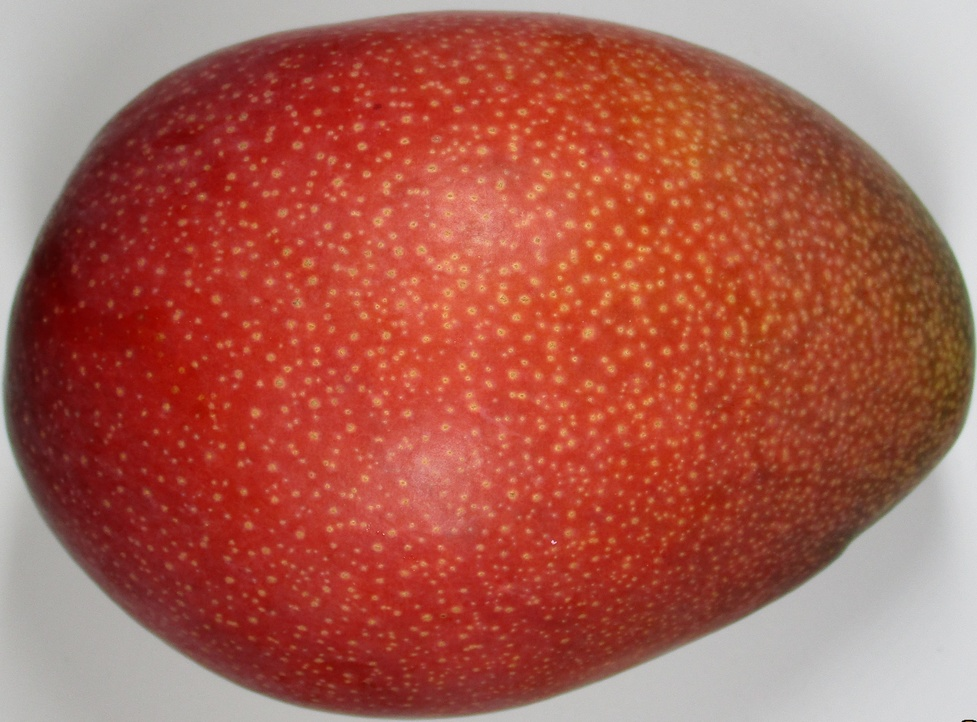
#> input picture dataset/class_a/0359_shrinked.JPG, 977 x 722 px, shrunk from 3151 x 2331 before the run
$ python exp_hclust.py dataset/class_a/0359_shrinked.JPG dataset/class_a/0360_shrinked.JPG dataset/class_a/0360_shrinked.JPG
#> lines starting #> are read from the running program, lines starting #| are printed output that depends on the picture
import numpy as np
import cv2
import matplotlib.pyplot as plt
import pandas as pd
from scipy.cluster.hierarchy import dendrogram, linkage, fcluster

import random
import sys

import pdb

file_name = sys.argv[1]
class_ind = sys.argv[2]
id = sys.argv[3]

image = cv2.imread(file_name)
#> image is the input picture: shape (722, 977, 3); mean B, G, R 79.8, 93.5, 171.3
rows, cols, depth = image.shape
#> rows = 722; cols = 977; depth = 3

r = image[:,:,2].copy()
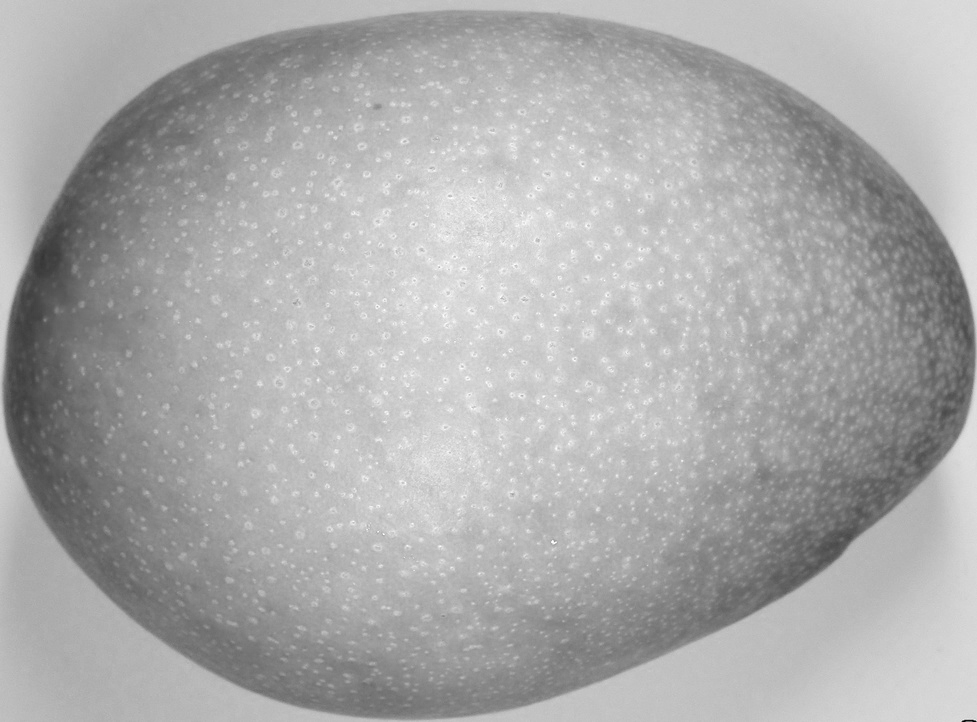
#> r: shape (722, 977); min 0, max 255, mean 171.3
g = image[:,:,1].copy()
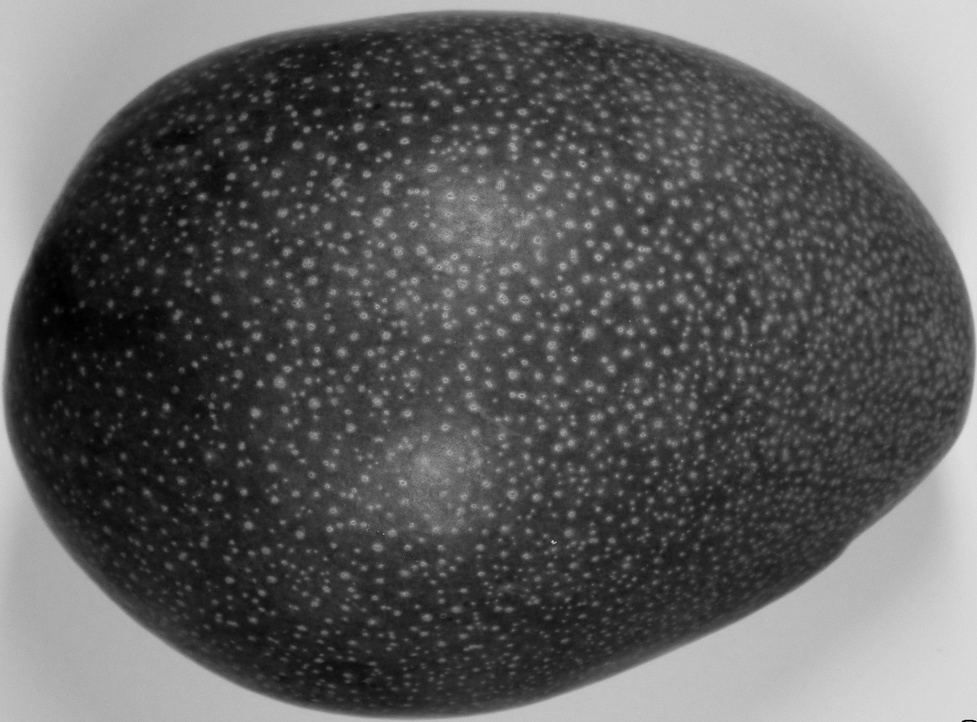
#> g: shape (722, 977); min 0, max 237, mean 93.5
b = image[:,:,0].copy()
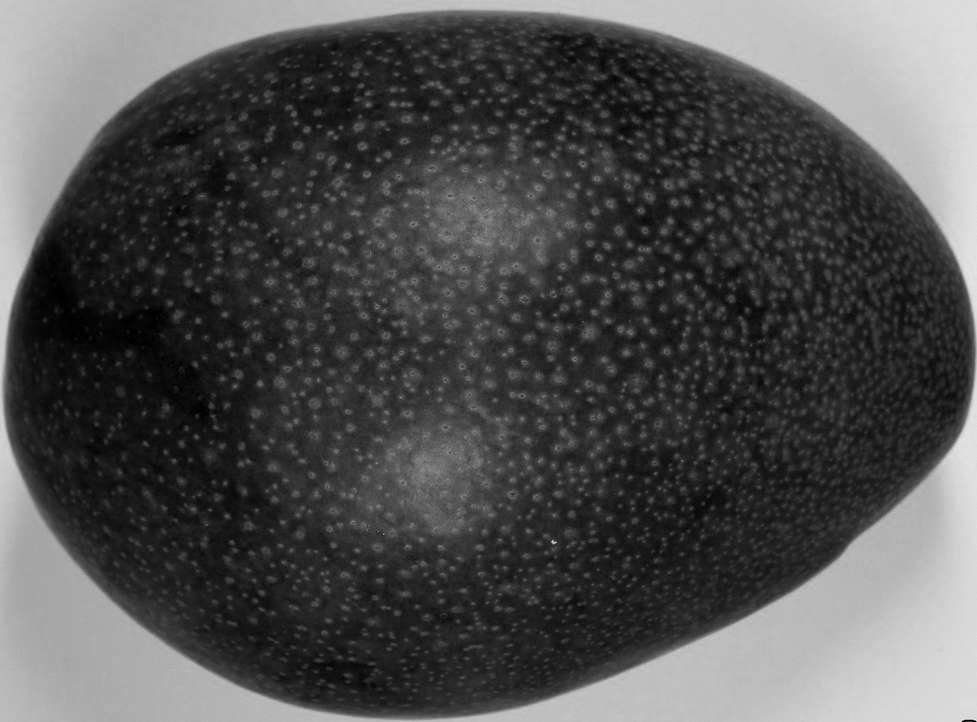
#> b: shape (722, 977); min 0, max 237, mean 79.8

r = r.reshape(rows*cols, 1)
g = g.reshape(rows*cols, 1)
b = b.reshape(rows*cols, 1)

df = pd.DataFrame({'R': r[:,0],
                   'G': g[:,0],
                   'B': b[:,0]})
#> df = table of 705394 rows and 3 columns

df_sub = df.iloc[::1000, :]
#> df_sub = table of 706 rows and 3 columns

# pdb.set_trace()
clust_result = linkage(df_sub, method="ward", metric="euclidean")
#> clust_result = 705 rows, first 6: [2, 671, 0, 2], [5, 10, 0, 2], [9, 46, 0, 2], [8, 47, 0, 2], [644, 682, 0, 2], [87, 129, 0, 2]
clusters = fcluster(clust_result, t=7, criterion="maxclust")
#> clusters = 706 values, max 7 at index 101, min 1 at index 5, mean 3.72

cluster_dict = {1:[], 2:[], 3:[], 4:[], 5:[], 6:[], 7:[]}
for i, c in enumerate(clusters):
    cluster_dict[c].append(i)
#> this loop made 706 passes
#> c on passes 1 to 3: 2, 2, 2

for i in range(1, 8):
    print(len(cluster_dict[i]))

    fig = plt.figure()
    plt.hist(df_sub.iloc[cluster_dict[i],0], bins=255, range=(0, 255), histtype="stepfilled", alpha=0.5)
    plt.hist(df_sub.iloc[cluster_dict[i],1], bins=255, range=(0, 255), histtype="stepfilled", alpha=0.5)
    plt.hist(df_sub.iloc[cluster_dict[i],2], bins=255, range=(0, 255), histtype="stepfilled", alpha=0.5)
    # plt.show()

    output = class_ind + '_' + id + '_' + str(len(cluster_dict[i])) + '.png'
    fig.savefig(output)
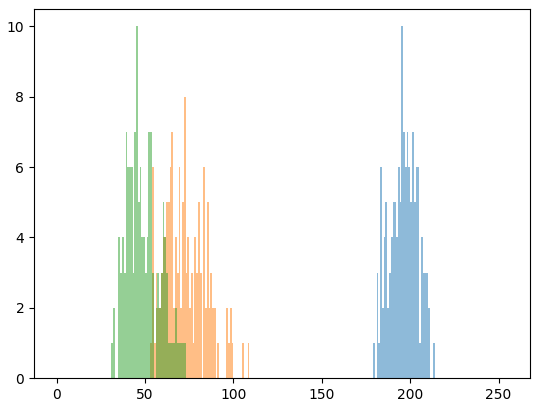
#> figure drawn by matplotlib, 1 panel
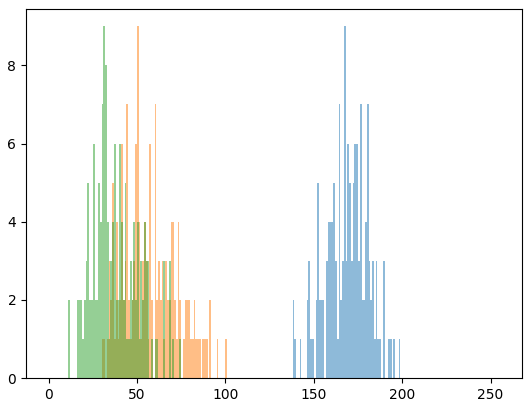
#> figure drawn by matplotlib, 1 panel
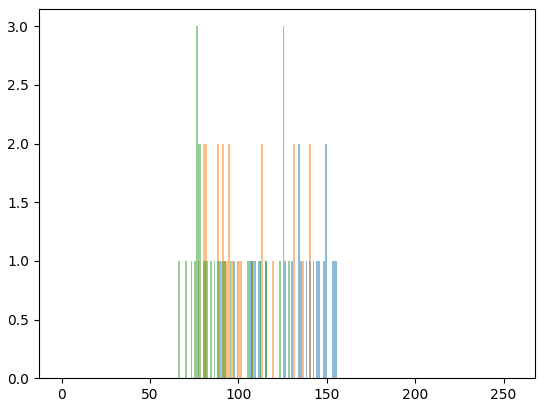
#> figure drawn by matplotlib, 1 panel
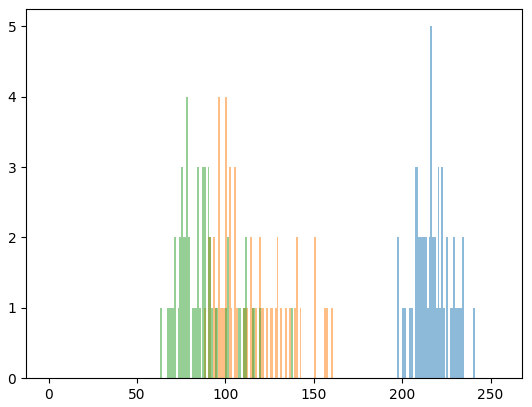
#> figure drawn by matplotlib, 1 panel

$ run again, on dataset/class_a/0361_shrinked.JPG
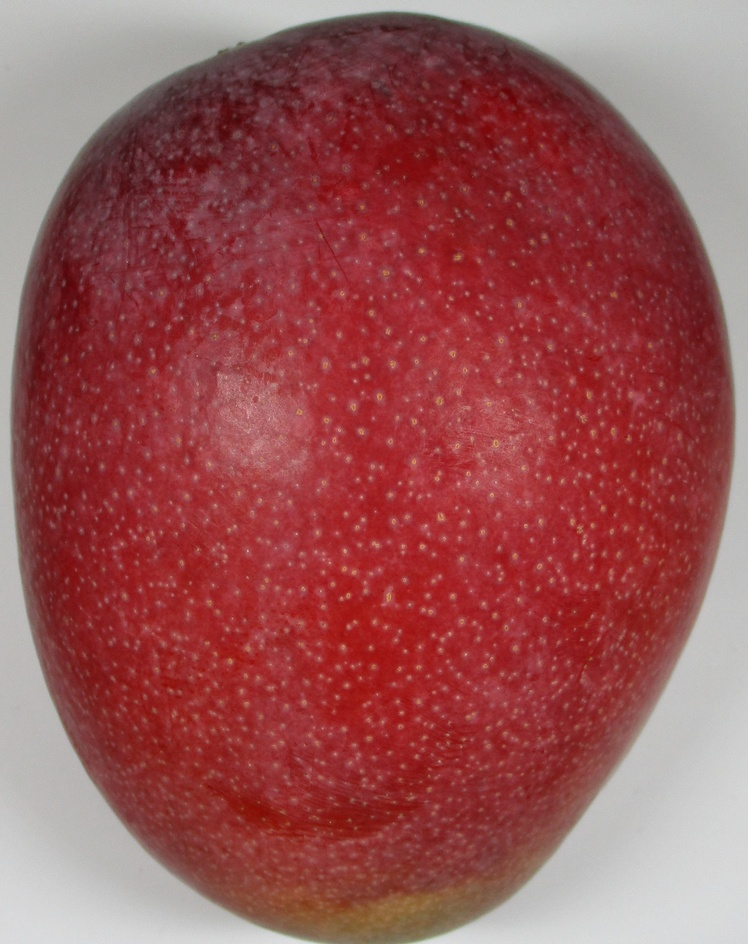
#> input picture dataset/class_a/0361_shrinked.JPG, 748 x 944 px, shrunk from 2440 x 3080 before the run
#> image is the input picture: shape (944, 748, 3); mean B, G, R 84.8, 83.7, 153
#> `g = image[:,:,1].copy()`:
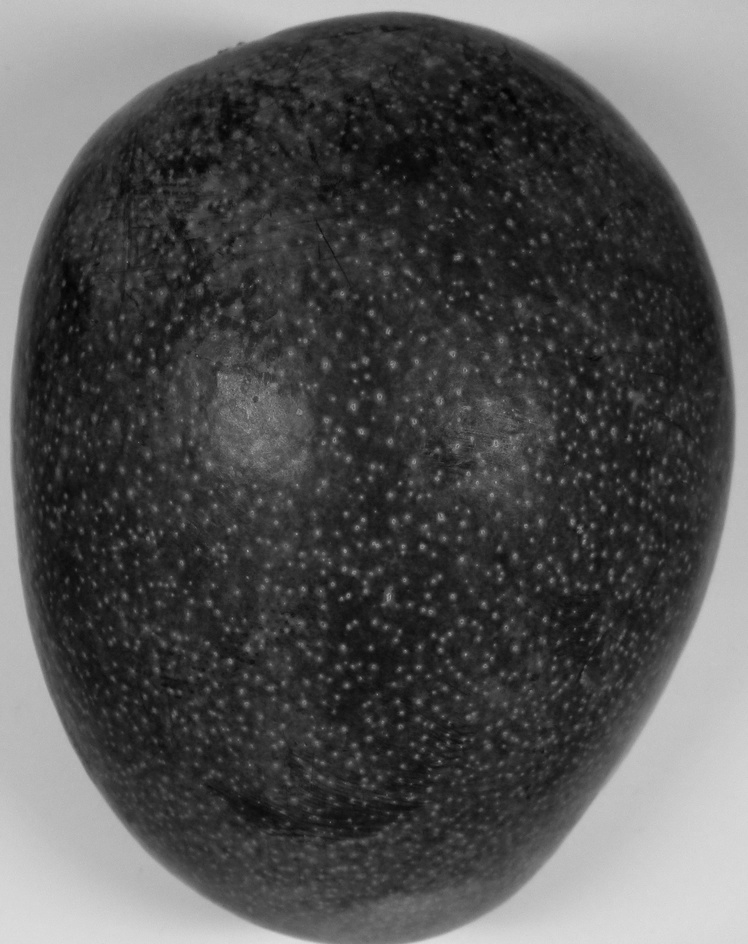
#> g: shape (944, 748); min 2, max 224, mean 83.7
#> df = table of 706112 rows and 3 columns
#> df_sub = table of 707 rows and 3 columns
#> clust_result = 706 rows, first 6: [0, 11, 0, 2], [1, 7, 0, 2], [2, 13, 0, 2], [3, 463, 0, 2], [4, 14, 0, 2], [5, 17, 0, 2]
#> clusters = 707 values, max 7 at index 88, min 1 at index 6, mean 4.68
#> the loop `for i, c in enumerate(clusters):` made 707 passes
#> c on passes 1 to 3: 2, 2, 2
#> `fig.savefig(output)`:
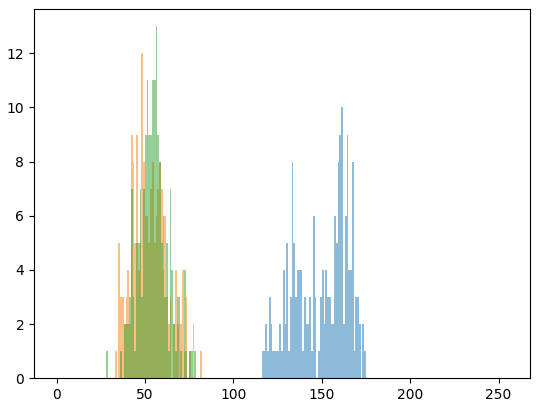
#> figure drawn by matplotlib, 1 panel

$ run again, on dataset/class_a/0362_shrinked.JPG
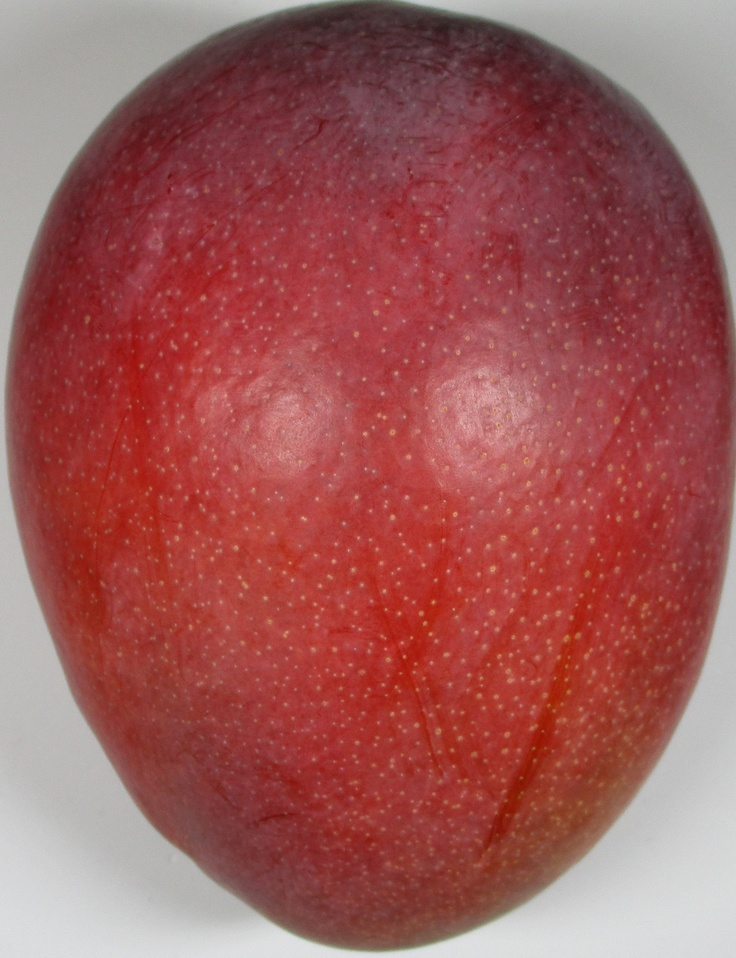
#> input picture dataset/class_a/0362_shrinked.JPG, 736 x 958 px, shrunk from 2280 x 2968 before the run
#> image is the input picture: shape (958, 736, 3); mean B, G, R 88.3, 89.6, 158.2
#> `g = image[:,:,1].copy()`:
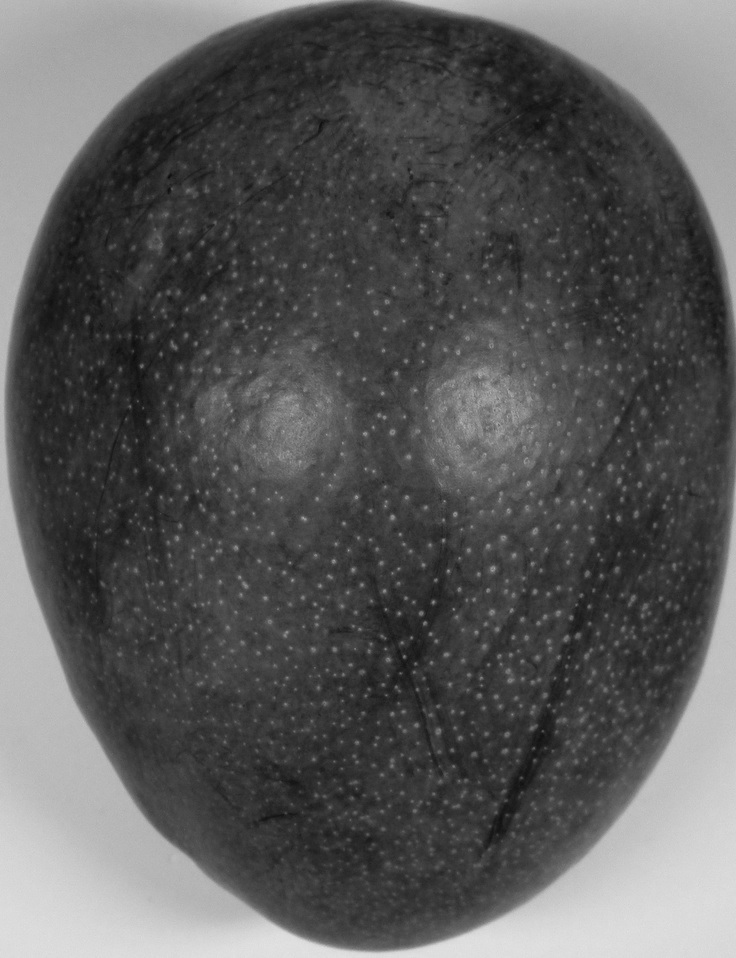
#> g: shape (958, 736); min 13, max 227, mean 89.6
#> df = table of 705088 rows and 3 columns
#> df_sub = table of 706 rows and 3 columns
#> clust_result = 705 rows, first 6: [0, 555, 0, 2], [1, 681, 0, 2], [569, 583, 0, 2], [16, 36, 0, 2], [45, 70, 0, 2], [50, 709, 0, 3]
#> clusters = 706 values, max 7 at index 4, min 1 at index 577, mean 4.49
#> the loop `for i, c in enumerate(clusters):` made 706 passes
#> c on passes 1 to 3: 2, 2, 2
#> `fig.savefig(output)`:
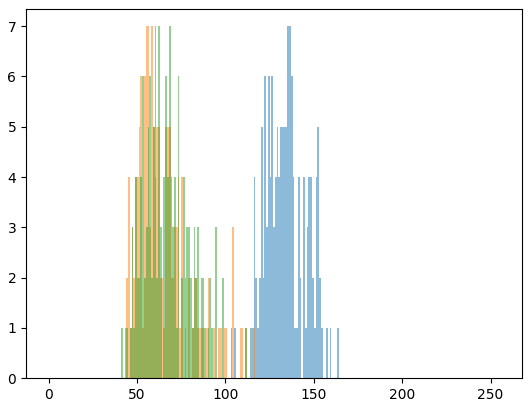
#> figure drawn by matplotlib, 1 panel

$ run again, on dataset/class_a/0363_shrinked.JPG
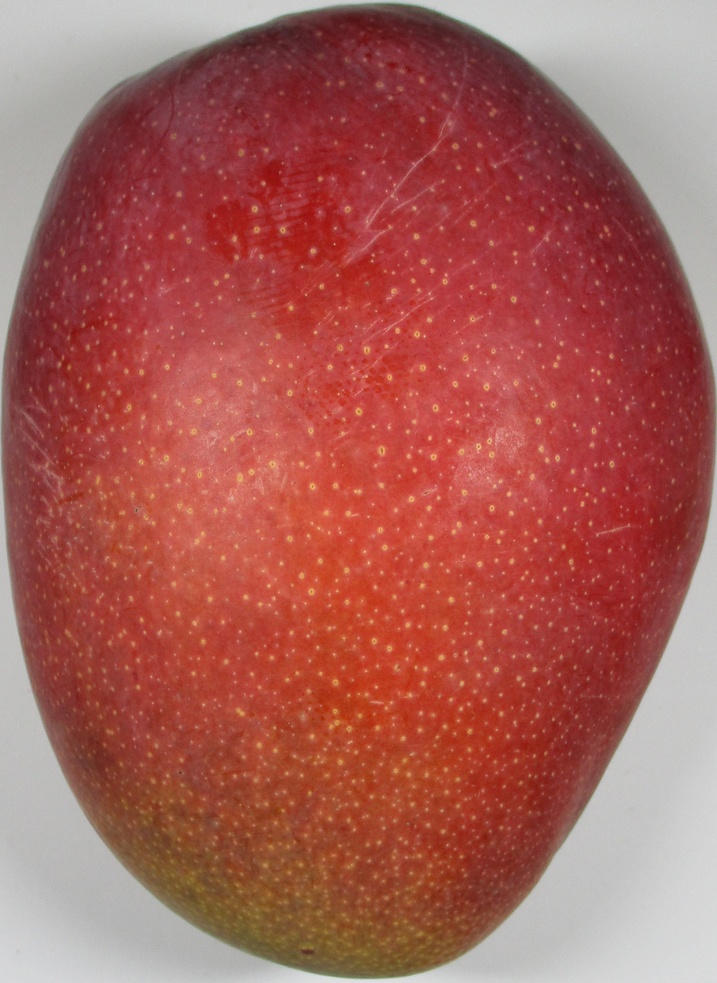
#> input picture dataset/class_a/0363_shrinked.JPG, 717 x 983 px, shrunk from 2352 x 3224 before the run
#> image is the input picture: shape (983, 717, 3); mean B, G, R 87.5, 94.6, 167.7
#> df = table of 704811 rows and 3 columns
#> df_sub = table of 705 rows and 3 columns
#> clust_result = 704 rows, first 6: [8, 499, 0, 2], [580, 705, 0, 3], [1, 12, 0, 2], [3, 13, 0, 2], [461, 494, 0, 2], [676, 709, 0, 3]
#> clusters = 705 values, max 7 at index 125, min 1 at index 31, mean 4.38
#> the loop `for i, c in enumerate(clusters):` made 705 passes
#> c on passes 1 to 3: 2, 2, 2
#> `fig.savefig(output)`:
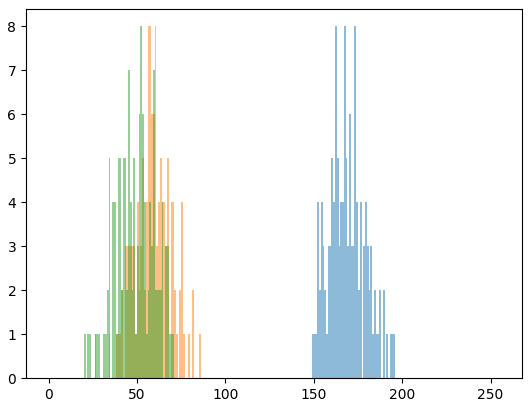
#> figure drawn by matplotlib, 1 panel
